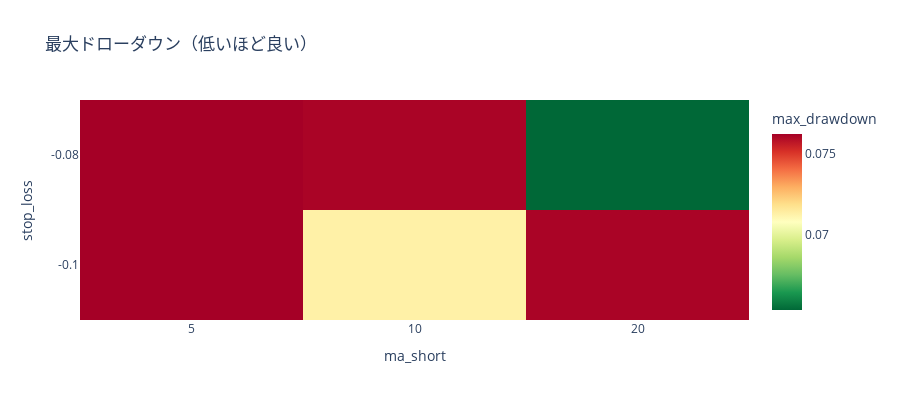

The notebook cell saved with this chart:
### Code cell
# max_drawdownのヒートマップ（カラースケール反転）
if results:
    fig_dd = results.plot_heatmap(
        x_param="ma_short",
        y_param="stop_loss",
        metric="max_drawdown",
    )
    fig_dd.update_layout(
        height=400,
        title="最大ドローダウン（低いほど良い）",
    )
    fig_dd.show()

### Figure 1 — Plotly figure (JSON) as saved in the notebook; plotly's stock layout.template omitted (floating-point values rounded to 4 significant figures)
{"data": [{"colorbar": {"title": {"text": "max_drawdown"}}, "colorscale": [[0, "rgb(0,104,55)"], [0.1, "rgb(26,152,80)"], [0.2, "rgb(102,189,99)"], [0.3, "rgb(166,217,106)"], [0.4, "rgb(217,239,139)"], [0.5, "rgb(255,255,191)"], [0.6, "rgb(254,224,139)"], [0.7, "rgb(253,174,97)"], [0.8, "rgb(244,109,67)"], [0.9, "rgb(215,48,39)"], [1, "rgb(165,0,38)"]], "type": "heatmap", "x": ["5", "10", "20"], "y": ["-0.1", "-0.08"], "z": [[0.0762, 0.0713, 0.0761], [0.0762, 0.0761, 0.0654]]}], "layout": {"height": 400, "title": {"text": "最大ドローダウン（低いほど良い）"}, "xaxis": {"title": {"text": "ma_short"}}, "yaxis": {"title": {"text": "stop_loss"}}}}
